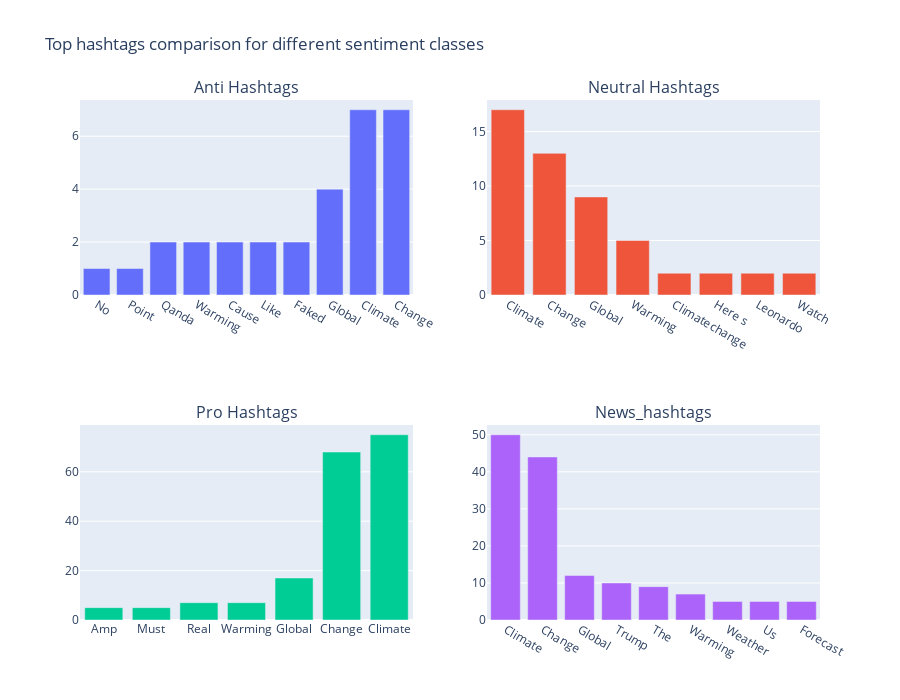

Notebook code for this chart:
### Markdown cell above
#### - Ploting the graph

### Code cell
import plotly.graph_objects as go
from plotly.subplots import make_subplots

fig = make_subplots(rows=2, cols=2, start_cell="bottom-left")
fig = make_subplots(
    rows=2, cols=2,
    specs=[[{}, {}],
           [{}, {}]],
    subplot_titles=("Anti Hashtags","Neutral Hashtags", "Pro Hashtags", "News_hashtags"))


fig.add_trace(go.Bar(y=anti_hashtags['count'], x= anti_hashtags["anti_hashtags"]),
              row=1, col=1)

fig.add_trace(go.Bar(x=neutral_hashtags.index, y=neutral_hashtags['count']),
              row=1, col=2)

fig.add_trace(go.Bar(x=pro_hashtags.index, y=pro_hashtags["count"]),
              row=2, col=1)

fig.add_trace(go.Bar(x=news_hashtags["news_hashtags"], y=news_hashtags["count"]),
              row=2, col=2)

fig.update_layout(height=700,width = 900, showlegend=False, title_text="Top hashtags comparison for different sentiment classes")

fig.show()

### Figure 1 — Plotly figure (JSON) as saved in the notebook; plotly's stock layout.template omitted (floating-point values rounded to 4 significant figures)
{"data": [{"type": "bar", "x": ["No", "Point", "Qanda", "Warming", "Cause", "Like", "Faked", "Global", "Climate", "Change"], "xaxis": "x", "y": [1, 1, 2, 2, 2, 2, 2, 4, 7, 7], "yaxis": "y"}, {"type": "bar", "x": ["Climate", "Change", "Global", "Warming", "Climatechange", "Here s", "Leonardo", "Watch"], "xaxis": "x2", "y": [17, 13, 9, 5, 2, 2, 2, 2], "yaxis": "y2"}, {"type": "bar", "x": ["Amp", "Must", "Real", "Warming", "Global", "Change", "Climate"], "xaxis": "x3", "y": [5, 5, 7, 7, 17, 68, 75], "yaxis": "y3"}, {"type": "bar", "x": ["Climate", "Change", "Global", "Trump", "The", "Warming", "Weather", "Us", "Forecast"], "xaxis": "x4", "y": [50, 44, 12, 10, 9, 7, 5, 5, 5], "yaxis": "y4"}], "layout": {"annotations": [{"font": {"size": 16}, "showarrow": false, "text": "Anti Hashtags", "x": 0.225, "xanchor": "center", "xref": "paper", "y": 1, "yanchor": "bottom", "yref": "paper"}, {"font": {"size": 16}, "showarrow": false, "text": "Neutral Hashtags", "x": 0.775, "xanchor": "center", "xref": "paper", "y": 1, "yanchor": "bottom", "yref": "paper"}, {"font": {"size": 16}, "showarrow": false, "text": "Pro Hashtags", "x": 0.225, "xanchor": "center", "xref": "paper", "y": 0.375, "yanchor": "bottom", "yref": "paper"}, {"font": {"size": 16}, "showarrow": false, "text": "News_hashtags", "x": 0.775, "xanchor": "center", "xref": "paper", "y": 0.375, "yanchor": "bottom", "yref": "paper"}], "height": 700, "showlegend": false, "title": {"text": "Top hashtags comparison for different sentiment classes"}, "width": 900, "xaxis": {"anchor": "y", "domain": [0, 0.45]}, "xaxis2": {"anchor": "y2", "domain": [0.55, 1]}, "xaxis3": {"anchor": "y3", "domain": [0, 0.45]}, "xaxis4": {"anchor": "y4", "domain": [0.55, 1]}, "yaxis": {"anchor": "x", "domain": [0.625, 1]}, "yaxis2": {"anchor": "x2", "domain": [0.625, 1]}, "yaxis3": {"anchor": "x3", "domain": [0, 0.375]}, "yaxis4": {"anchor": "x4", "domain": [0, 0.375]}}}
